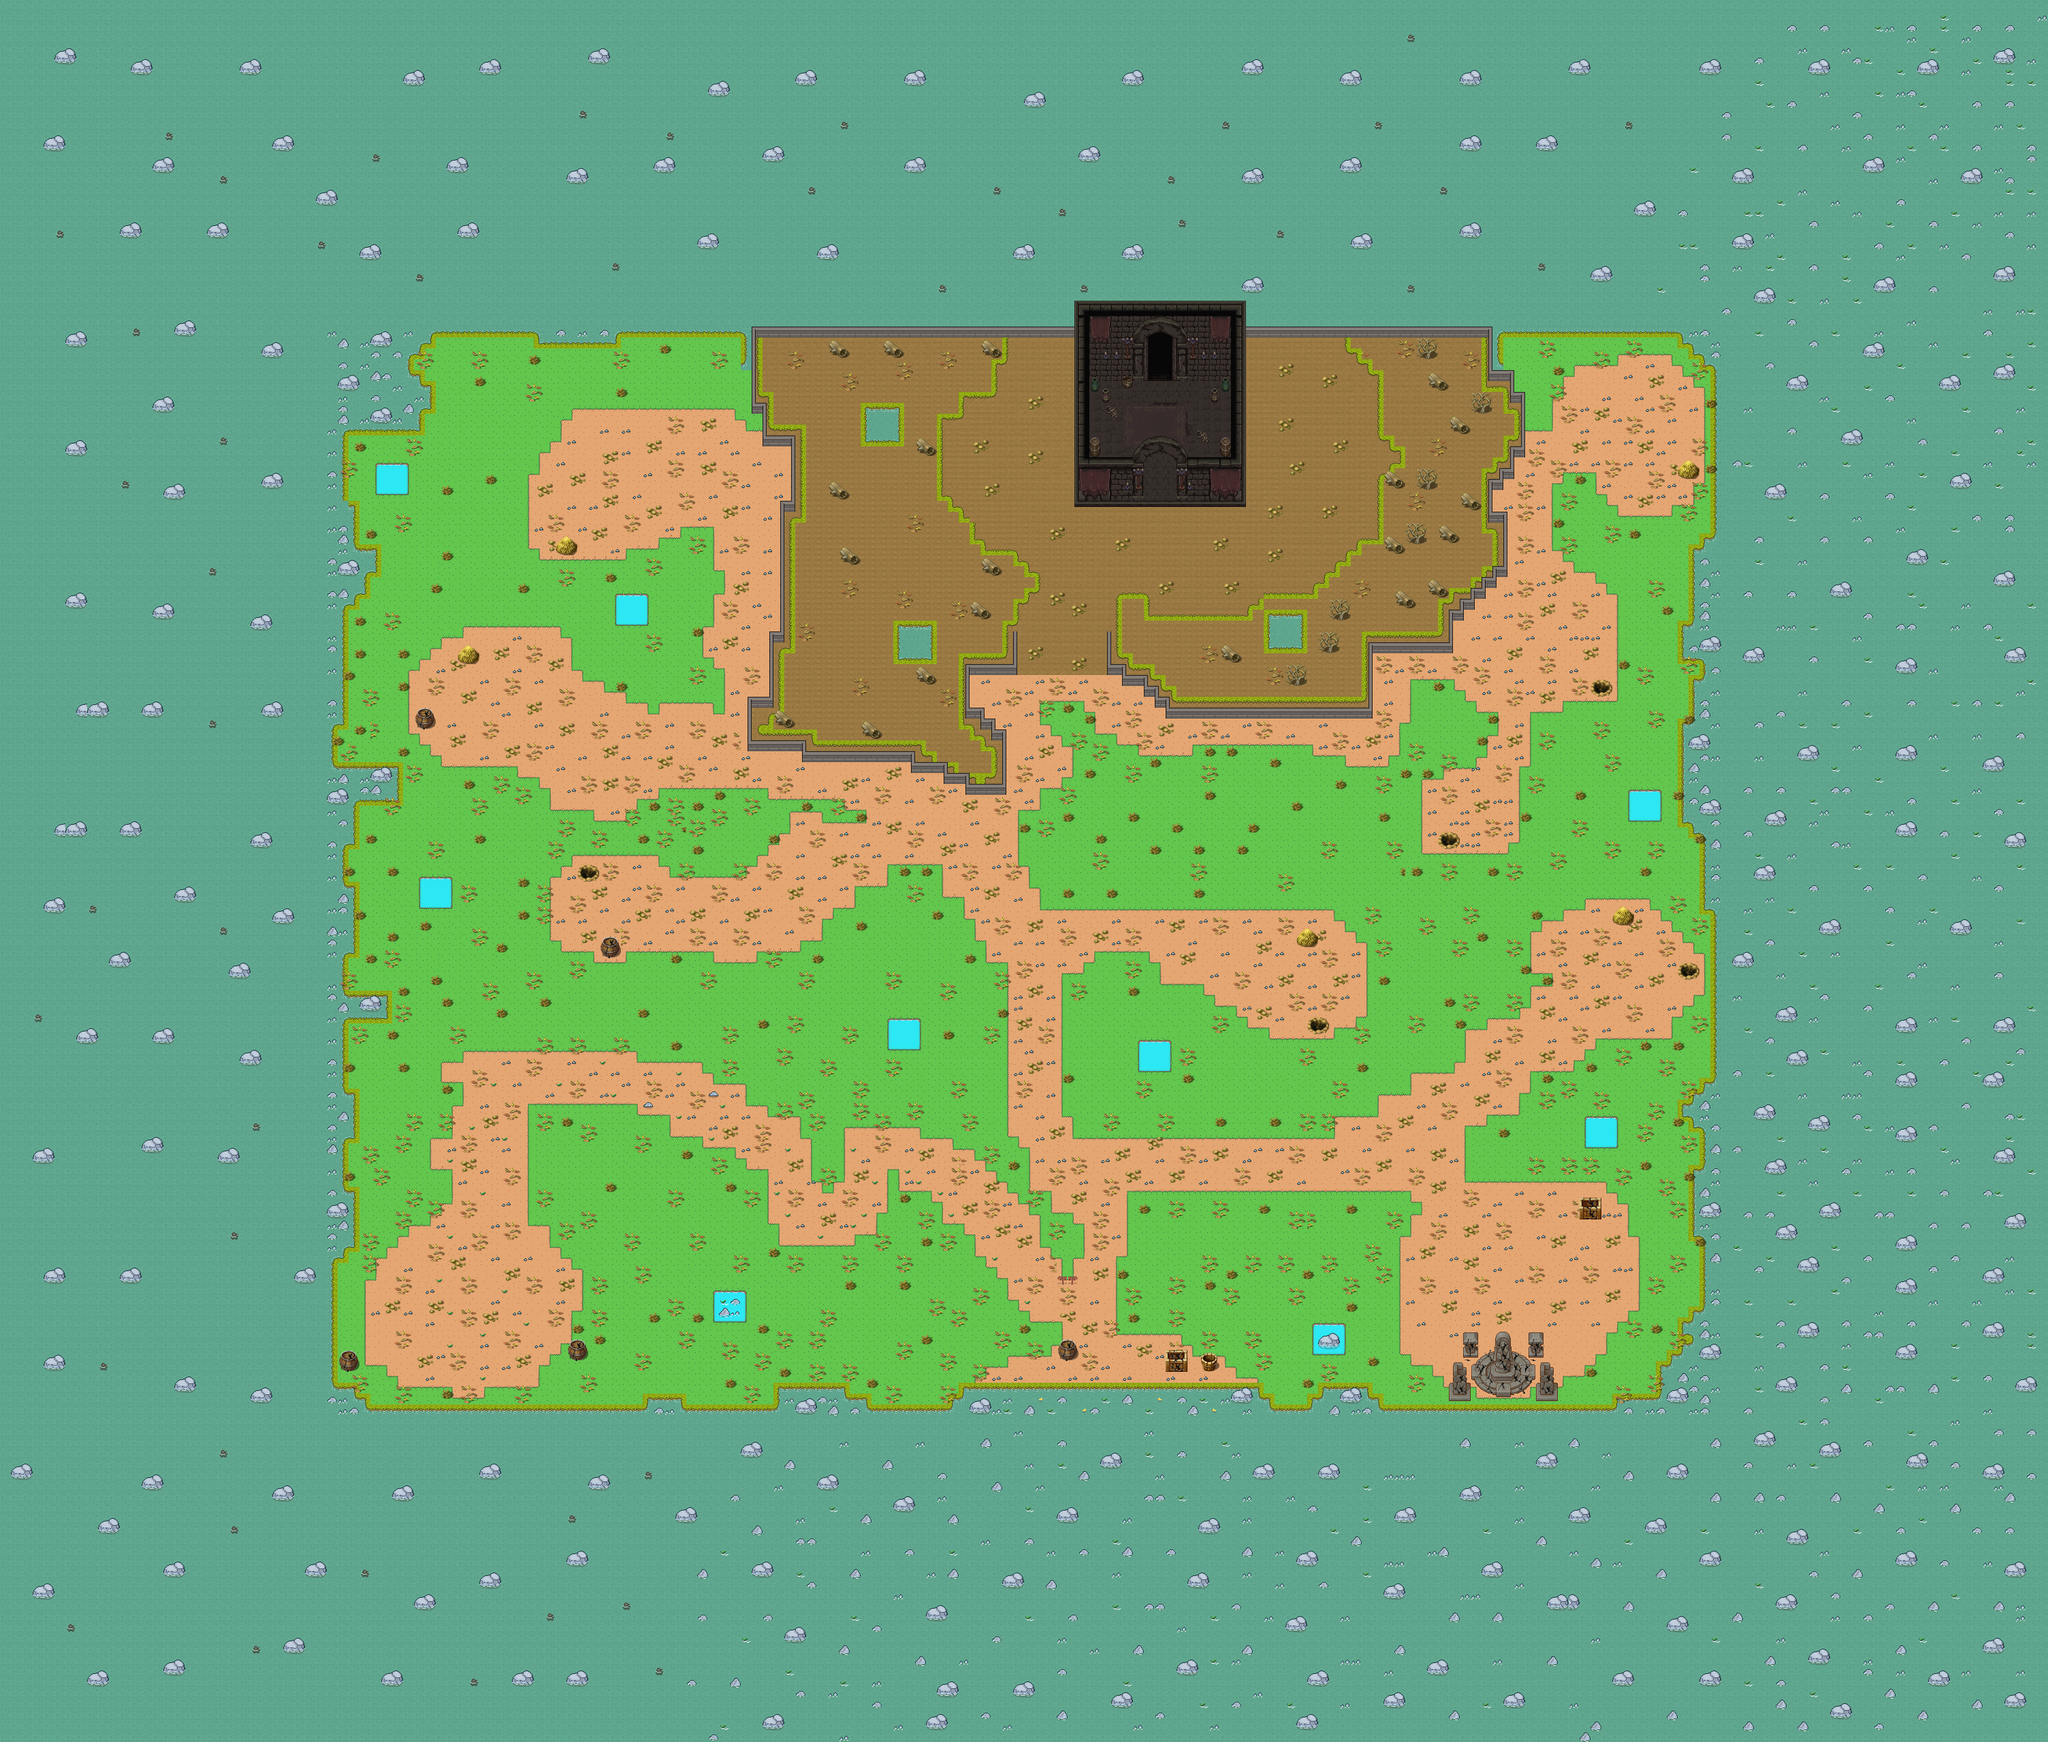

The image is a tile-based game level rendered from a .tmx file. Its description and source (layers, tilesets, objects; grid data summarised) follow:
An orthogonal 188x160 tile map with 16x16 px tiles, 7 tile layers (Ground Layer 1, Props Layer 1, Props Layer 2, Props Layer 3, ...), 20 tilesets and 2086 objects.

<map version="1.10" tiledversion="1.12.2" orientation="orthogonal" renderorder="right-down" width="188" height="160" tilewidth="16" tileheight="16" infinite="0" nextlayerid="14" nextobjectid="2880">
 <tileset firstgid="1" source="../tsx/Enviroment-Forest.tsx" />
 <tileset firstgid="145" source="../tsx/Props-Forest.tsx" />
 <tileset firstgid="201" source="../tsx/Birch Forest-Tileset.tsx" />
 <tileset firstgid="1037" source="../tsx/Outside_B.tsx" />
 <tileset firstgid="2061" source="../tsx/crypt_walls_01.tsx" />
 <tileset firstgid="2308" source="../tsx/crypt_ground_01.tsx" />
 <tileset firstgid="2438" source="../tsx/TX Props.tsx" />
 <tileset firstgid="3462" source="../tsx/TX Shadow.tsx" />
 <tileset firstgid="4486" source="../tsx/decorative.tsx" />
 <tileset firstgid="5510" source="../tsx/houses.tsx" />
 <tileset firstgid="9606" source="../tsx/mainlevbuild.tsx" />
 <tileset firstgid="11308" source="../tsx/crypt_staircase_01.tsx" />
 <tileset firstgid="11529" source="../tsx/Dungeon_A1.tsx" />
 <tileset firstgid="12297" source="../tsx/Dungeon_A5.tsx" />
 <tileset firstgid="12809" source="../tsx/Dungeon_B.tsx" />
 <tileset firstgid="13833" source="../tsx/Inside_B.tsx" />
 <tileset firstgid="14857" source="../tsx/Inside_C.tsx" />
 <tileset firstgid="15881" source="../tsx/Knowledge temple.tsx" />
 <tileset firstgid="17281" source="../tsx/TX Plant.tsx" />
 <tileset firstgid="18305" source="../tsx/World_B.tsx" />
 <layer id="1" name="Ground Layer 1" width="188" height="160">
  <data>[30080 cells, 30080 non-empty, 125 distinct tile ids]</data>
 </layer>
 <layer id="4" name="Props Layer 1" width="188" height="160">
  <data>[30080 cells, 5441 non-empty, 152 distinct tile ids]</data>
 </layer>
 <layer id="5" name="Props Layer 2" width="188" height="160" locked="1">
  <data>[30080 cells, 273 non-empty, 165 distinct tile ids]</data>
 </layer>
 <layer id="6" name="Props Layer 3" width="188" height="160" locked="1">
  <data>[30080 cells, 252 non-empty, 59 distinct tile ids]</data>
 </layer>
 <layer id="10" name="Props Layer 4" width="188" height="160" locked="1">
  <data>[30080 cells, 0 non-empty, 0 distinct tile ids]</data>
 </layer>
 <objectgroup id="11" name="Object Layer 2" locked="1">
  <!-- 1016 objects omitted --></objectgroup>
 <objectgroup id="7" name="Object Layer 1">
  <!-- 1063 objects omitted --></objectgroup>
 <layer id="8" name="Castle Layer 1" width="188" height="160" locked="1">
  <data>[30080 cells, 0 non-empty, 0 distinct tile ids]</data>
 </layer>
 <layer id="9" name="Castle Layer 2" width="188" height="160" locked="1">
  <data>[30080 cells, 0 non-empty, 0 distinct tile ids]</data>
 </layer>
 <objectgroup id="12" name="Solid landmark bases" visible="0" locked="1">
  <!-- 2 objects omitted --></objectgroup>
 <objectgroup id="13" name="traps_layer" locked="1">
  <!-- 5 objects omitted --></objectgroup>
</map>
<!-- 2086 of 2086 objects omitted -->
